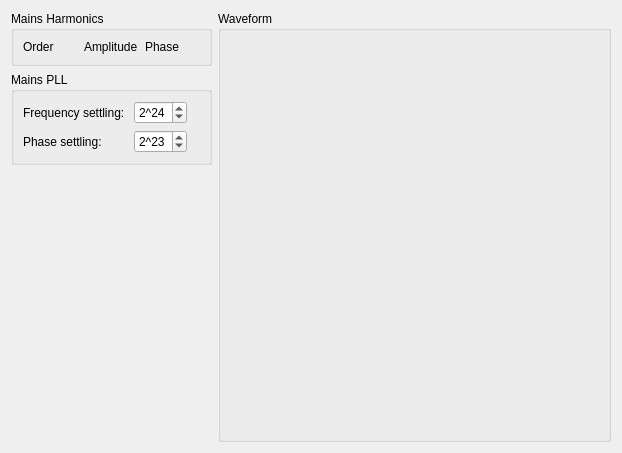
<?xml version="1.0" encoding="UTF-8"?>
<ui version="4.0">
 <class>FeedforwardWidget</class>
 <widget class="QWidget" name="FeedforwardWidget">
  <property name="geometry">
   <rect>
    <x>0</x>
    <y>0</y>
    <width>622</width>
    <height>453</height>
   </rect>
  </property>
  <property name="windowTitle">
   <string>Form</string>
  </property>
  <layout class="QHBoxLayout" name="horizontalLayout">
   <item>
    <layout class="QVBoxLayout" name="settingsLayout">
     <item>
      <widget class="QGroupBox" name="harmonicsGroupBox">
       <property name="toolTip">
        <string>The feedforward waveform added to the channel 0 input is the sum of amplitude × sin(order × θ + phase) over the harmonics, where θ is the mains phase tracked by the PLL (zero at the rising edge of the reference on DI0).</string>
       </property>
       <property name="title">
        <string>Mains Harmonics</string>
       </property>
       <layout class="QGridLayout" name="harmonicsLayout">
        <item row="0" column="0">
         <widget class="QLabel" name="orderLabel">
          <property name="text">
           <string>Order</string>
          </property>
         </widget>
        </item>
        <item row="0" column="1">
         <widget class="QLabel" name="amplitudeLabel">
          <property name="toolTip">
           <string>Amplitude at the ADC (after the AFE gain, as shown on the scope).</string>
          </property>
          <property name="text">
           <string>Amplitude</string>
          </property>
         </widget>
        </item>
        <item row="0" column="2">
         <widget class="QLabel" name="phaseLabel">
          <property name="text">
           <string>Phase</string>
          </property>
         </widget>
        </item>
       </layout>
      </widget>
     </item>
     <item>
      <widget class="QGroupBox" name="pllGroupBox">
       <property name="title">
        <string>Mains PLL</string>
       </property>
       <layout class="QGridLayout" name="pllLayout">
        <item row="0" column="0">
         <widget class="QLabel" name="pllFrequencyTcTitle">
          <property name="text">
           <string>Frequency settling: </string>
          </property>
         </widget>
        </item>
        <item row="0" column="1">
         <widget class="QSpinBox" name="pllFrequencyTcBox">
          <property name="toolTip">
           <string>Settling time of the frequency lock, as a power of two of 10 ns timer ticks. Must be longer than one mains period (at least 2^22 at 50 Hz).</string>
          </property>
          <property name="keyboardTracking">
           <bool>false</bool>
          </property>
          <property name="prefix">
           <string>2^</string>
          </property>
          <property name="minimum">
           <number>12</number>
          </property>
          <property name="maximum">
           <number>32</number>
          </property>
          <property name="value">
           <number>24</number>
          </property>
         </widget>
        </item>
        <item row="0" column="2">
         <widget class="QLabel" name="pllFrequencyTcLabel"/>
        </item>
        <item row="1" column="0">
         <widget class="QLabel" name="pllPhaseTcTitle">
          <property name="text">
           <string>Phase settling: </string>
          </property>
         </widget>
        </item>
        <item row="1" column="1">
         <widget class="QSpinBox" name="pllPhaseTcBox">
          <property name="toolTip">
           <string>Settling time of the phase lock, as a power of two of 10 ns timer ticks. Usually one less than for the frequency lock.</string>
          </property>
          <property name="keyboardTracking">
           <bool>false</bool>
          </property>
          <property name="prefix">
           <string>2^</string>
          </property>
          <property name="minimum">
           <number>12</number>
          </property>
          <property name="maximum">
           <number>32</number>
          </property>
          <property name="value">
           <number>23</number>
          </property>
         </widget>
        </item>
        <item row="1" column="2">
         <widget class="QLabel" name="pllPhaseTcLabel"/>
        </item>
       </layout>
      </widget>
     </item>
     <item>
      <spacer name="verticalSpacer">
       <property name="orientation">
        <enum>Qt::Vertical</enum>
       </property>
       <property name="sizeHint" stdset="0">
        <size>
         <width>20</width>
         <height>10</height>
        </size>
       </property>
      </spacer>
     </item>
    </layout>
   </item>
   <item>
    <widget class="QGroupBox" name="waveformGroupBox">
     <property name="sizePolicy">
      <sizepolicy hsizetype="MinimumExpanding" vsizetype="Preferred">
       <horstretch>0</horstretch>
       <verstretch>0</verstretch>
      </sizepolicy>
     </property>
     <property name="title">
      <string>Waveform</string>
     </property>
     <layout class="QVBoxLayout" name="waveformLayout">
      <item>
       <widget class="GraphicsLayoutWidget" name="waveformView" native="true">
        <property name="sizePolicy">
         <sizepolicy hsizetype="MinimumExpanding" vsizetype="MinimumExpanding">
          <horstretch>0</horstretch>
          <verstretch>0</verstretch>
         </sizepolicy>
        </property>
        <property name="minimumSize">
         <size>
          <width>100</width>
          <height>150</height>
         </size>
        </property>
       </widget>
      </item>
     </layout>
    </widget>
   </item>
  </layout>
 </widget>
 <customwidgets>
  <customwidget>
   <class>GraphicsLayoutWidget</class>
   <extends>QWidget</extends>
   <header>pyqtgraph</header>
  </customwidget>
 </customwidgets>
 <resources/>
 <connections/>
</ui>
